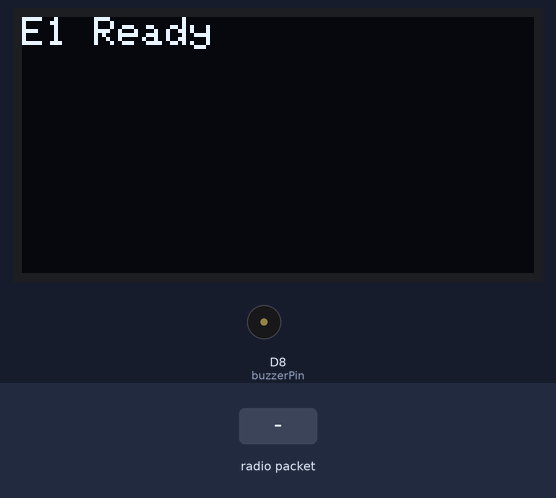
Recording of a sketch running on a simulated ESP8266 (NodeMCU). Shown: 128×64 one-colour display, buzzer (waves = sounding). The test bench sets the inputs (shaded band).

Above: at 1.2 s.
1.3 s: radio packet "1" arrives
At 2.6 s:
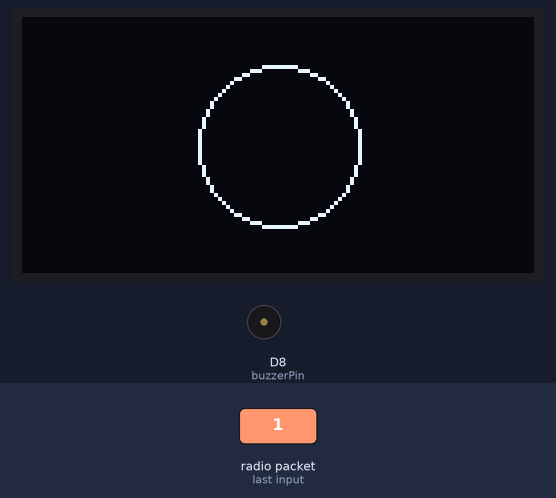
3.1 s: radio packet "2" arrives
At 4.0 s:
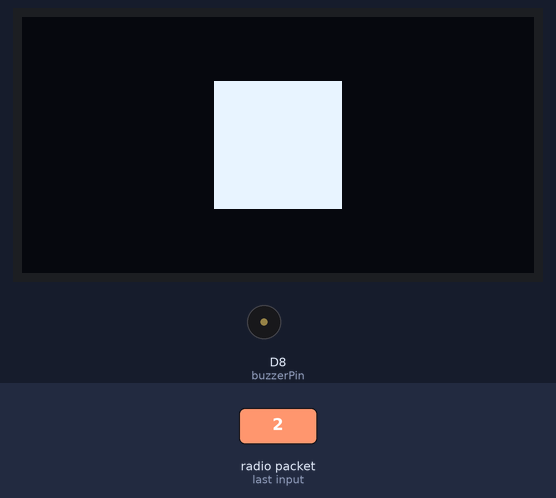
4.9 s: radio packet "3" arrives
At 6.4 s:
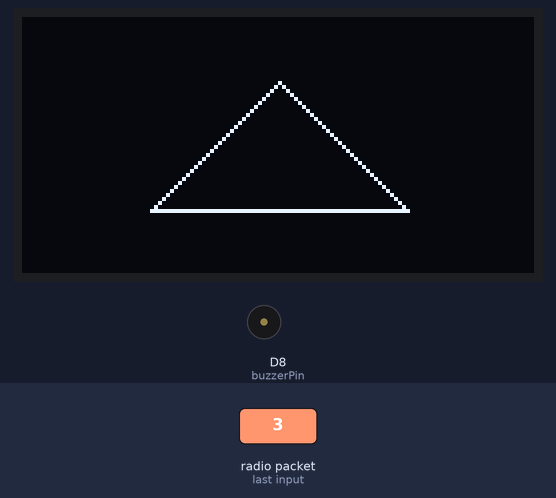
6.7 s: radio packet "0" arrives
At 7.9 s:
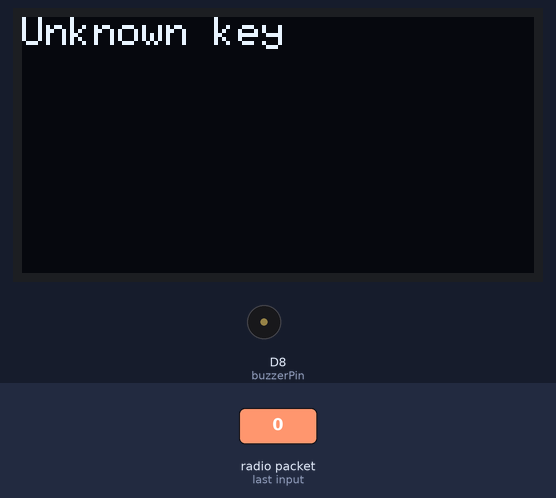
Timing chart, 0 to 9.7 s (numbered marks = the images above; inputs shaded):
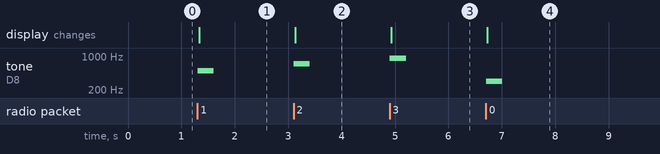

Measured:
- after the input at 1.3 s, tone on D8 (buzzerPin): silent → 500 Hz at once, → silent 0.30 s later; the display: changes at once (image 1)
- after the input at 3.1 s, tone on D8 (buzzerPin): silent → 700 Hz at once, → silent 0.30 s later; the display: changes at once (image 2)
- after the input at 4.9 s, tone on D8 (buzzerPin): silent → 900 Hz at once, → silent 0.30 s later; the display: changes at once (image 3)
- after the input at 6.7 s, tone on D8 (buzzerPin): silent → 300 Hz at once, → silent 0.30 s later; the display: changes at once (image 4)

The sketch:

E1C.ino
```cpp
#include <ESP8266WiFi.h>
#include <espnow.h>
#include <Wire.h>
#include <Adafruit_GFX.h>
#include <Adafruit_SSD1306.h>
#include <Keypad.h>

// OLED dimensions
#define SCREEN_WIDTH 128
#define SCREEN_HEIGHT 64
Adafruit_SSD1306 display(SCREEN_WIDTH, SCREEN_HEIGHT, &Wire, -1);

// Keypad setup
const byte ROWS = 4; // Four rows
const byte COLS = 3; // Three columns
char keys[ROWS][COLS] = {
  {'1', '2', '3'},
  {'4', '5', '6'},
  {'7', '8', '9'},
  {'*', '0', '#'}
};
byte rowPins[ROWS] = {D1, D2, D3, D4}; // Row pins
byte colPins[COLS] = {D5, D6, D7};     // Column pins
Keypad keypad = Keypad(makeKeymap(keys), rowPins, colPins, ROWS, COLS);

const int buzzerPin = D8; // Buzzer pin
uint8_t peerMAC[] = {0x40, 0x91, 0x51, 0x45, 0x65, 0xCB}; // MAC-ul E2

void onReceive(uint8_t *mac, uint8_t *data, uint8_t len) {
  char receivedKey = (char)data[0];
  display.clearDisplay();

  switch (receivedKey) {
    case '1':
      display.drawCircle(64, 32, 20, SSD1306_WHITE);
      tone(buzzerPin, 500, 300); // 500 Hz, 300 ms
      break;
    case '2':
      display.fillRect(48, 16, 32, 32, SSD1306_WHITE);
      tone(buzzerPin, 700, 300); // 700 Hz, 300 ms
      break;
    case '3':
      display.drawTriangle(32, 48, 96, 48, 64, 16, SSD1306_WHITE);
      tone(buzzerPin, 900, 300); // 900 Hz, 300 ms
      break;
    default:
      display.setCursor(0, 0);
      display.println("Unknown key");
      tone(buzzerPin, 300, 300); // 300 Hz, 300 ms
      break;
  }
  display.display();
}

void sendCallback(uint8_t *mac, uint8_t status) {
  Serial.println(status == 0 ? "Sent successfully" : "Failed to send");
}

void setup() {
  Serial.begin(115200);
  pinMode(buzzerPin, OUTPUT);
  WiFi.mode(WIFI_STA);

  // Initialize OLED
  if (!display.begin(SSD1306_I2C_ADDRESS, 0x3C)) {
    Serial.println(F("SSD1306 allocation failed"));
    for (;;);
  }
  display.clearDisplay();
  display.setTextSize(1);
  display.setTextColor(SSD1306_WHITE);
  display.setCursor(0, 0);
  display.println(F("E1 Ready"));
  display.display();

  // Initialize ESP-NOW
  if (esp_now_init() != 0) {
    Serial.println("ESP-NOW init failed");
    return;
  }

  esp_now_set_self_role(ESP_NOW_ROLE_COMBO);
  esp_now_add_peer(peerMAC, ESP_NOW_ROLE_COMBO, 1, NULL, 0);
  esp_now_register_recv_cb(onReceive);
  esp_now_register_send_cb(sendCallback);
}

void loop() {
  char key = keypad.getKey();
  if (key) {
    Serial.println(key);
    uint8_t data = key;
    esp_now_send(peerMAC, &data, sizeof(data));
  }
}
```
